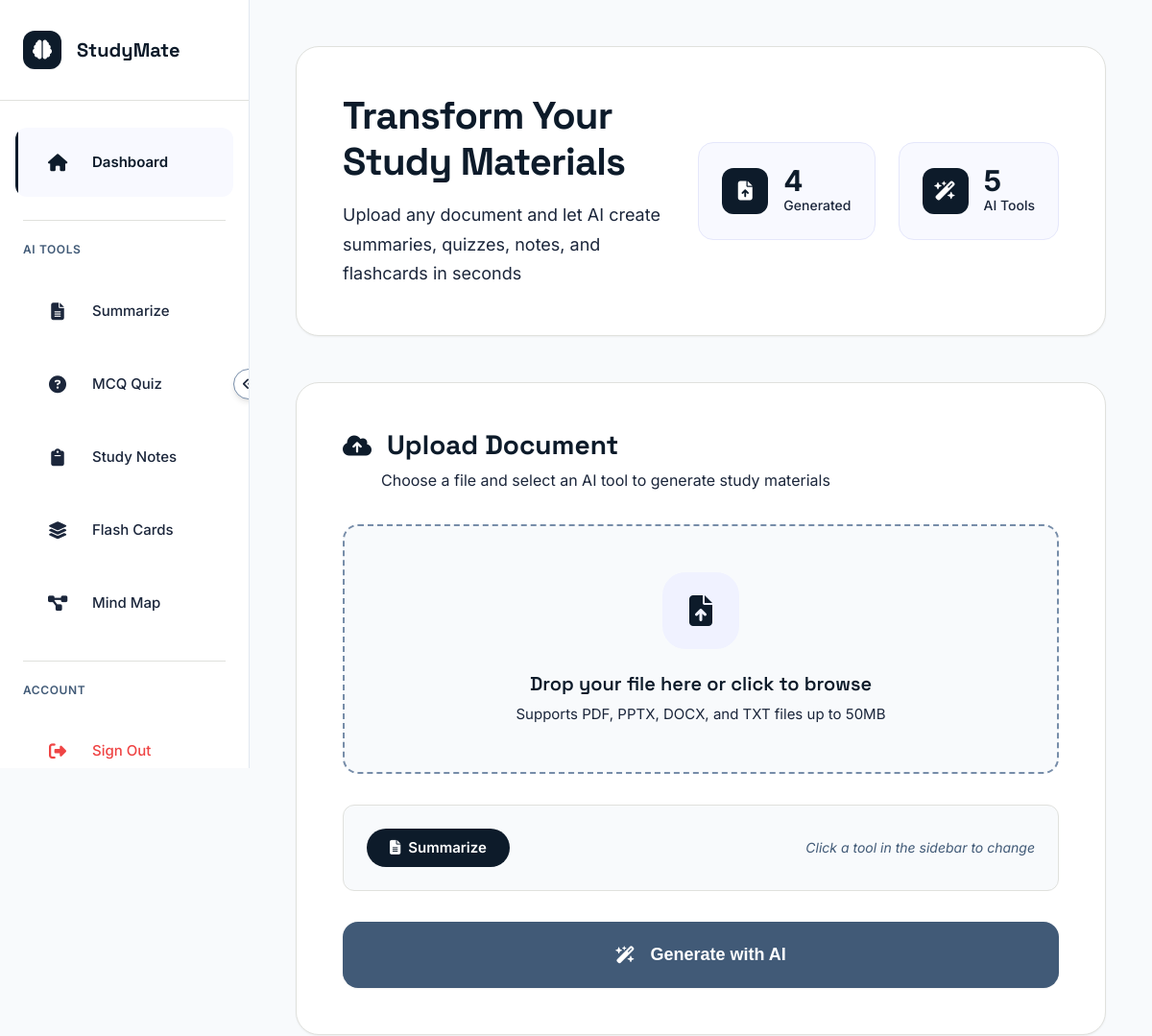
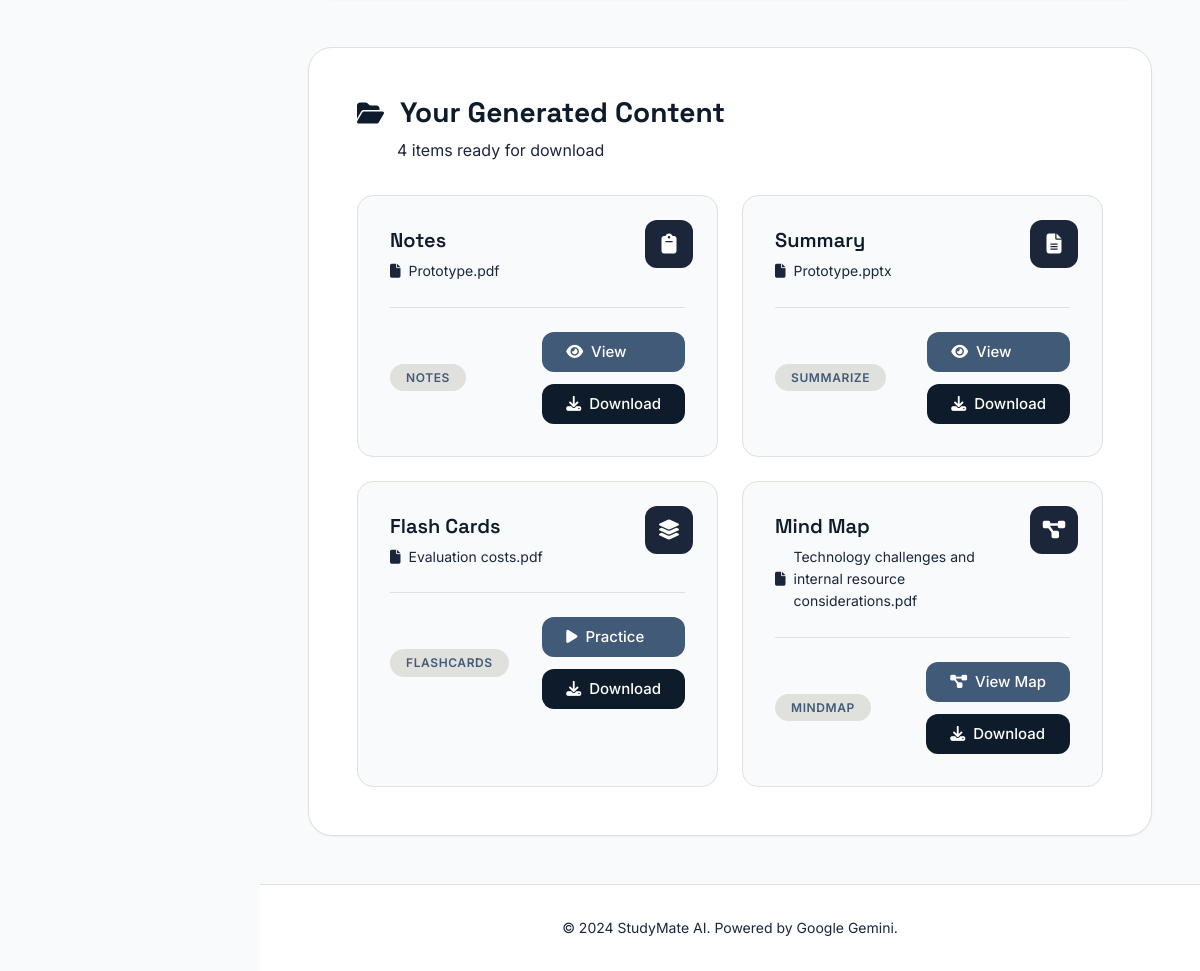
The app's page /dashboard (signed in) with its own data (2 pictures, top to bottom).
### tables this page shows
CREATE TABLE jobs(
        id INTEGER PRIMARY KEY AUTOINCREMENT,
        user_id INTEGER,
        title TEXT,
        s3_input_key TEXT,
        s3_output_key TEXT,
        kind TEXT
    );

### app.py (the view)
@app.route("/dashboard")
def dashboard():
    if "user_id" not in session:
        return redirect(url_for("signin"))
    db = get_db()
    items = db.execute(
        "SELECT id,title,kind,s3_output_key,s3_input_key FROM jobs WHERE user_id=? ORDER BY id DESC",
        (session["user_id"],)
    ).fetchall()
    items_with_filenames = []
    for item in items:
        original_filename = item[4].split('/')[-1] if item[4] else "Unknown File"
        items_with_filenames.append({
            'id': item[0],
            'title': item[1],
            'kind': item[2],
            's3_output_key': item[3],
            'original_filename': original_filename
        })
    return render_template("dashboard.html", title="Dashboard", items=items_with_filenames)

### app.py (called while the page is built)
def get_db():
    conn = sqlite3.connect("studymate.db")
    conn.execute("""CREATE TABLE IF NOT EXISTS users(
        id INTEGER PRIMARY KEY AUTOINCREMENT,
        email TEXT UNIQUE,
        password_hash TEXT
    )""")
    conn.execute("""CREATE TABLE IF NOT EXISTS jobs(
        id INTEGER PRIMARY KEY AUTOINCREMENT,
        user_id INTEGER,
        title TEXT,
        s3_input_key TEXT,
        s3_output_key TEXT,
        kind TEXT
    )""")
    return conn

### templates/dashboard.html (shortened to what this page needs)
{% extends "base.html" %}
{% block content %}
<div class="dashboard-container">
    <div class="hero-section">
        <div class="hero-content">
            <h1 class="hero-title">Transform Your Study Materials</h1>
            <p class="hero-subtitle">Upload any document and let AI create summaries, quizzes, notes, and flashcards in seconds</p>
        </div>
        <div class="hero-stats">
            <div class="stat-item">
                <div class="stat-icon">
                    <i class="fas fa-file-arrow-up"></i>
                </div>
                <div class="stat-content">
                    <div class="stat-number">{{ items|length }}</div>
                    <div class="stat-label">Generated</div>
                </div>
            </div>
            <div class="stat-item">
                <div class="stat-icon">
                    <i class="fas fa-wand-magic-sparkles"></i>
                </div>
                <div class="stat-content">
                    <div class="stat-number">5</div>
                    <div class="stat-label">AI Tools</div>
                </div>
            </div>
        </div>
    </div>
    <div class="upload-section">
        <div class="section-header">
            <div class="section-title">
                <i class="fas fa-cloud-arrow-up"></i>
                <h2>Upload Document</h2>
            </div>
            <p class="section-subtitle">Choose a file and select an AI tool to generate study materials</p>
        </div>
        <form method="post" action="{{ url_for('upload') }}" enctype="multipart/form-data" class="upload-form" id="uploadForm">
            <div class="file-upload-wrapper">
                <div class="file-upload-area" id="fileUploadArea">
                    <div class="upload-icon-wrapper">
                        <div class="upload-icon" id="uploadIcon">
                            <i class="fas fa-file-arrow-up"></i>
                        </div>
                    </div>
                    <div class="upload-text">
                        <h3>Drop your file here or click to browse</h3>
                        <p>Supports PDF, PPTX, DOCX, and TXT files up to 50MB</p>
                    </div>
                </div>
            </div>
            <div class="selected-tool-display" id="selectedToolDisplay">
                <div class="tool-badge">
                    <i class="fas fa-file-lines"></i>
                    <span>Summarize</span>
                </div>
                <span class="change-tool">Click a tool in the sidebar to change</span>
            </div>
            <button type="submit" class="btn-generate" id="btnGenerate">
                <span class="btn-content">
                    <i class="fas fa-wand-magic-sparkles"></i>
                    <span>Generate with AI</span>
                </span>
            </button>
        </form>
    </div>
    <div class="outputs-section">
        <div class="section-header">
            <div class="section-title">
                <i class="fas fa-folder-open"></i>
                <h2>Your Generated Content</h2>
            </div>
            {% if items %}
            <p class="section-subtitle">{{ items|length }} item{% if items|length != 1 %}s{% endif %} ready for download</p>
            {% endif %}
        </div>
        {% if items %}
            <div class="outputs-grid">
                {% for item in items %}
                <div class="output-card">
                    <div class="output-type-badge badge-{{ item.kind }}">
                        {% if item.kind == 'summarize' %}
                            <i class="fas fa-file-lines"></i>
                        {% elif item.kind == 'mcq' %}
                            <i class="fas fa-circle-question"></i>
                        {% elif item.kind == 'flashcards' %}
                            <i class="fas fa-layer-group"></i>
                        {% elif item.kind == 'mindmap' %}
                            <i class="fas fa-diagram-project"></i>
                        {% else %}
                            <i class="fas fa-clipboard"></i>
                        {% endif %}
                    </div>
                    <div class="output-header">
                        <h4>{{ item.title }}</h4>
                        <div class="output-meta">
                            <span class="output-filename">
                                <i class="fas fa-file"></i>
                                {{ item.original_filename }}
                            </span>
                        </div>
                    </div>
                    <div class="output-footer">
                        <span class="output-type-label">{{ item.kind.title() }}</span>
                        <div class="output-actions">
                            {% if item.kind == 'mcq' %}
                            <a href="{{ url_for('view_quiz', job_id=item.id) }}" class="btn-quiz-test">
                                <i class="fas fa-clipboard-check"></i>
                                <span>Take Quiz</span>
                            </a>
                            {% elif item.kind == 'flashcards' %}
                            <a href="{{ url_for('view_flashcards', job_id=item.id) }}" class="btn-practice">
                                <i class="fas fa-play"></i>
                                <span>Practice</span>
                            </a>
                            {% elif item.kind == 'mindmap' %}
                            <a href="{{ url_for('view_mindmap', job_id=item.id) }}" class="btn-mindmap">
                                <i class="fas fa-diagram-project"></i>
                                <span>View Map</span>
                            </a>
                            {% elif item.kind in ['summarize', 'notes'] %}
                            <a href="{{ url_for('view_pdf', job_id=item.id) }}" class="btn-view">
                                <i class="fas fa-eye"></i>
                                <span>View</span>
                            </a>
                            {% endif %}
                            {% if item.kind != 'mcq' %}
                            <a href="{{ url_for('download', job_id=item.id) }}" class="btn-download">
                                <i class="fas fa-download"></i>
                                <span>Download</span>
                            </a>
                            {% endif %}
                        </div>
                    </div>
                </div>
                {% endfor %}
            </div>
        {% endif %}
    </div>
</div>
{% endblock %}

### records on screen
jobs: title "Notes", original_filename "Prototype.pdf", kind "NOTES"
jobs: title "Summary", original_filename "Prototype.pptx", kind "SUMMARIZE"
jobs: title "Flash Cards", original_filename "Evaluation costs.pdf", kind "FLASHCARDS"
jobs: title "Mind Map", original_filename "Technology challenges and internal resource considerations.pdf", kind "MINDMAP"

### other values on screen
{{ items|length }} "4"
